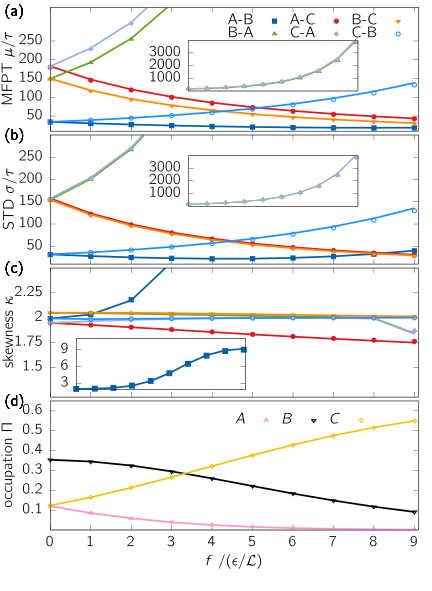

The gnuplot source for this figure:

set terminal cairo size 11cm,15cm standalone color colortext header \
   "\\renewcommand\\familydefault{\\sfdefault}\\usepackage{cmbright}"


set output 'mom_3003.tex'

set tmargin 0.5
set bmargin 0.2
set lmargin 7
set rmargin 2
unset xtics


set style line 2 lc rgb '#0060ad' lt 1 lw 5 pt 5 ps 0.5   #  blue
set style line 3 lc rgb '#dd181f' lt 1 lw 5 pt 7 ps .5   # red
set style line 4 lc rgb '#66A61E' lt 1 lw 5 pt 9 ps .5   #  green
set style line 6 lc rgb '#ff8800' lt 1 lw 5 pt 11 ps .5   #  orange
set style line 7 lc rgb '#9FAFDF' lt 1 lw 5 pt 13 ps 0.5   #royal blue
set style line 8 lc rgb '#1E90FF' lt 1 lw 5 pt 6 ps 0.5   #  slate blue
set style line 1 lc rgb '#F897C5' lt 1 lw 5 pt 8 ps 0.5   # taffy
set style line 5 lc rgb 'black' lt 1 lw 5 pt 10 ps 0.5   # black
set style line 9 lc rgb '#f1c40f' lt 1 lw 5 pt 12 ps 0.5   #yellow


set multiplot 

set origin 0,0.775
set size 1,0.225

set xtics
set format x ''

set xrange[0.0:9.1]
set yrange[10:340]

set ytics 0,50,251


unset xlabel

set ylabel "MFPT $\\mu / \\tau$" offset -0,0

set key at graph 1.,0.94 samplen 3  horizontal

set label '(a)' at screen 0.01,0.98
set label '(b)' at screen 0.01,0.77
set label '(c)' at screen 0.01,0.545
set label '(d)' at screen 0.01,0.320

plot \
"../../data/Urew/mom1_3003-x.dat" u 0:4 w l ls 2 lw 5 notitle, \
"../../data/Urew/mom1_3003-x.dat" u 0:5 w l ls 3 lw 5 notitle, \
"../../data/Urew/mom1_3003-x.dat" u 0:6 w l ls 4 lw 5 notitle, \
"../../data/Urew/mom1_3003-x.dat" u 0:8 w l ls 6 lw 5 notitle, \
"../../data/Urew/mom1_3003-x.dat" u 0:9 w l ls 7 lw 5 notitle, \
"../../data/Urew/mom1_3003-x.dat" u 0:10 w l ls 8 lw 5 notitle, \
"../../data/Urew/mom1_3003.dat" u 0:3 ls 2 lw 3 title "A-B",\
"../../data/Urew/mom1_3003.dat" u 0:5 ls 4 lw 3 title "B-A" ,\
"../../data/Urew/mom1_3003.dat" u 0:4 ls 3 lw 3 title "A-C" ,\
"../../data/Urew/mom1_3003.dat" u 0:8 ls 7 lw 3 title "C-A",\
"../../data/Urew/mom1_3003.dat" u 0:7 ls 6 lw 3 title "B-C",\
"../../data/Urew/mom1_3003.dat" u 0:9 ls 8 lw 3 title "C-B"


unset key
set origin 0,0.55
set size 1,0.225
set tmargin 0.1

set yrange [10:300]
set ytics 0,50,251
set ylabel "STD $\\sigma / \\tau$" offset 0.2,0
plot \
"../../data/Urew/mom2_3003-x.dat" u 0:4 w l ls 2 lw 5 notitle, \
"../../data/Urew/mom2_3003-x.dat" u 0:5 w l ls 3 lw 5 notitle, \
"../../data/Urew/mom2_3003-x.dat" u 0:6 w l ls 4 lw 5 notitle, \
"../../data/Urew/mom2_3003-x.dat" u 0:8 w l ls 6 lw 5 notitle, \
"../../data/Urew/mom2_3003-x.dat" u 0:9 w l ls 7 lw 5 notitle, \
"../../data/Urew/mom2_3003-x.dat" u 0:10 w l ls 8 lw 5 notitle, \
"../../data/Urew/mom2_3003.dat" u 0:3 ls 2 lw 3 title "A-B",\
"../../data/Urew/mom2_3003.dat" u 0:5 ls 4 lw 3 title "B-A" ,\
"../../data/Urew/mom2_3003.dat" u 0:4 ls 3 lw 3 title "A-C" ,\
"../../data/Urew/mom2_3003.dat" u 0:8 ls 7 lw 3 title "C-A",\
"../../data/Urew/mom2_3003.dat" u 0:7 ls 6 lw 3 title "B-C",\
"../../data/Urew/mom2_3003.dat" u 0:9 ls 8 lw 3 title "C-B"


set origin 0,0.325
set size 1,0.225


set yrange[1.2:2.5]
set ytics 1.5,0.25,2.41
set ylabel "skewness $\\kappa$" offset 1.1,0,0

plot \
"../../data/Urew/mom3_3003-x.dat" u 0:4 w l ls 2 lw 5 notitle, \
"../../data/Urew/mom3_3003-x.dat" u 0:5 w l ls 3 lw 5 notitle, \
"../../data/Urew/mom3_3003-x.dat" u 0:6 w l ls 4 lw 5 notitle, \
"../../data/Urew/mom3_3003-x.dat" u 0:8 w l ls 6 lw 5 notitle, \
"../../data/Urew/mom3_3003-x.dat" u 0:9 w l ls 7 lw 5 notitle, \
"../../data/Urew/mom3_3003-x.dat" u 0:10 w l ls 8 lw 5 notitle, \
"../../data/Urew/mom3_3003.dat" u 0:3 ls 2 lw 3 title "$A \\rightarrow B$",\
"../../data/Urew/mom3_3003.dat" u 0:5 ls 4 lw 3 title "$B \\rightarrow A$" ,\
"../../data/Urew/mom3_3003.dat" u 0:4 ls 3 lw 3 title "$A \\rightarrow C$" ,\
"../../data/Urew/mom3_3003.dat" u 0:8 ls 7 lw 3 title "$C \\rightarrow A$",\
"../../data/Urew/mom3_3003.dat" u 0:7 ls 6 lw 3 title "$B \\rightarrow C$",\
"../../data/Urew/mom3_3003.dat" u 0:9 ls 8 lw 3 title "$C \\rightarrow B$"

set origin 0,0.1
set size 1,0.225

set xtics nomirror

set yrange[0:0.65]
set ytics 0.1,0.1,0.6
set xlabel "$f~/ ( \\epsilon / \\mathcal{L} )$"
set ylabel "occupation $\\Pi$" offset 0.0,0,0
set format x

set key at graph 0.9,0.9

plot \
"../../data/Urew/p_3003-x.dat" u 1:2 w l ls 1 lw 5 notitle, \
"../../data/Urew/p_3003-x.dat" u 1:3 w l ls 5 lw 5 notitle, \
"../../data/Urew/p_3003-x.dat" u 1:4 w l ls 9 lw 5 notitle, \
"../../data/Urew/P_3003.dat" u 1:2 ls 1 lw 3 title "$A$", \
"../../data/Urew/P_3003.dat" u 1:3 ls 5 lw 3 title "$B$", \
"../../data/Urew/P_3003.dat" u 1:4 ls 9 lw 3 title "$C$"


#inset of skewness
set origin 0.06,0.34
set size 0.54,0.11
set bmargin 0.1
set tmargin 1
unset key
unset grid
set ytics 3,3,11
set yrange [1.9:11]
set format x ''
unset xlabel
unset ylabel
unset xtics

plot \
"../../data/Urew/mom3_3003.dat" u 0:3 ls 2 lw 5 notitle,\
"../../data/Urew/mom3_3003-x.dat" u 0:4 w l ls 2 lw 5 notitle, \

#inset MFPT
set origin 0.32,0.845
set size 0.54,0.11
set bmargin 0.1
set tmargin 1
unset key
unset grid
set ytics 1000,1000,3000
set yrange [0:4000]
set format x
unset xlabel
unset ylabel

plot \
"../../data/Urew/mom1_3003.dat" u 0:5 ls 4 lw 3 notitle,\
"../../data/Urew/mom1_3003-x.dat" u 0:6 w l ls 4 lw 3 notitle, \
"../../data/Urew/mom1_3003.dat" u 0:8 ls 7 lw 3 notitle,\
"../../data/Urew/mom1_3003-x.dat" u 0:9 w l ls 7 lw 3 notitle, \

#inset var
set origin 0.32,0.65
set size 0.54,0.11
set bmargin 0.1
set tmargin 1
unset key
unset grid
set ytics 1000,1000,3000
set yrange [0:4000]
set format x
unset xlabel
unset ylabel
unset xtics

plot \
"../../data/Urew/mom2_3003.dat" u 0:5 ls 4 lw 3 notitle,\
"../../data/Urew/mom2_3003-x.dat" u 0:6 w l ls 4 lw 3 notitle, \
"../../data/Urew/mom2_3003.dat" u 0:8 ls 7 lw 3 notitle,\
"../../data/Urew/mom2_3003-x.dat" u 0:9 w l ls 7 lw 3 notitle, \
